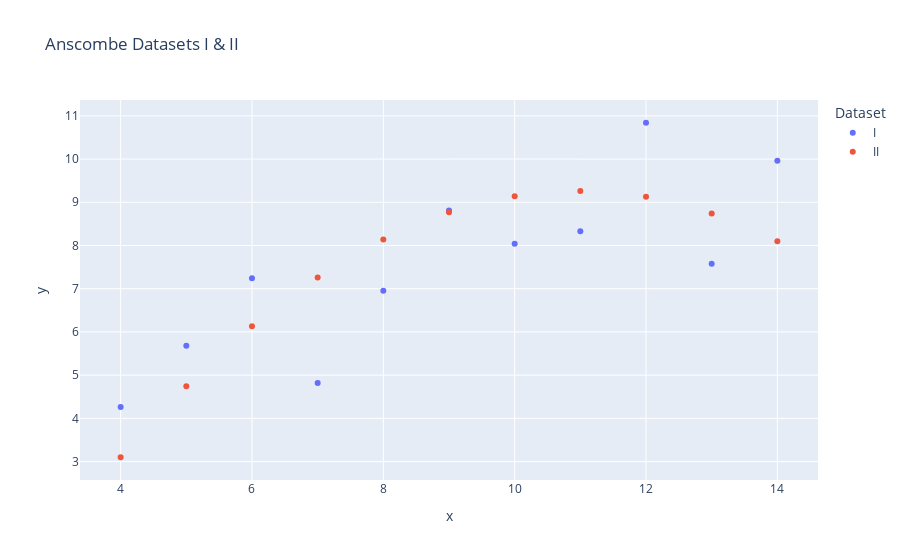

Source (notebook cell):
### Code cell
import plotly.express as px

px.scatter(
    anscombe.query("Dataset in ['I', 'II']"),
    x="x",
    y="y",
    color="Dataset",
    title="Anscombe Datasets I & II"
)

### Figure 1 — Plotly figure (JSON) as saved in the notebook; plotly's stock layout.template omitted (floating-point values rounded to 4 significant figures)
{"data": [{"hovertemplate": "Dataset=I<br>x=%{x}<br>y=%{y}<extra></extra>", "legendgroup": "I", "marker": {"color": "#636efa", "symbol": "circle"}, "mode": "markers", "name": "I", "orientation": "v", "showlegend": true, "type": "scatter", "x": [10, 8, 13, 9, 11, 14, 6, 4, 12, 7, 5], "xaxis": "x", "y": [8.04, 6.95, 7.58, 8.81, 8.33, 9.96, 7.24, 4.26, 10.84, 4.82, 5.68], "yaxis": "y"}, {"hovertemplate": "Dataset=II<br>x=%{x}<br>y=%{y}<extra></extra>", "legendgroup": "II", "marker": {"color": "#EF553B", "symbol": "circle"}, "mode": "markers", "name": "II", "orientation": "v", "showlegend": true, "type": "scatter", "x": [10, 8, 13, 9, 11, 14, 6, 4, 12, 7, 5], "xaxis": "x", "y": [9.14, 8.14, 8.74, 8.77, 9.26, 8.1, 6.13, 3.1, 9.13, 7.26, 4.74], "yaxis": "y"}], "layout": {"legend": {"title": {"text": "Dataset"}, "tracegroupgap": 0}, "title": {"text": "Anscombe Datasets I & II"}, "xaxis": {"anchor": "y", "domain": [0, 1], "title": {"text": "x"}}, "yaxis": {"anchor": "x", "domain": [0, 1], "title": {"text": "y"}}}}
